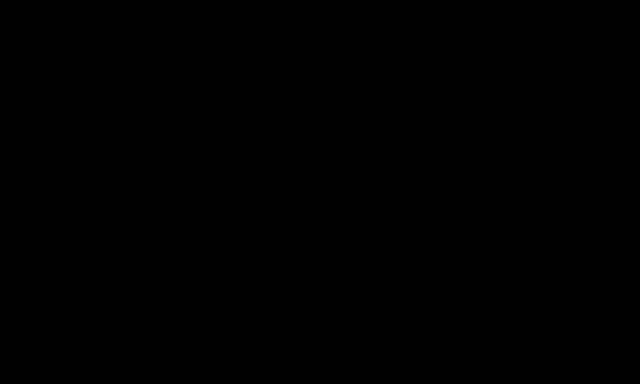
Frame 1 (no input)
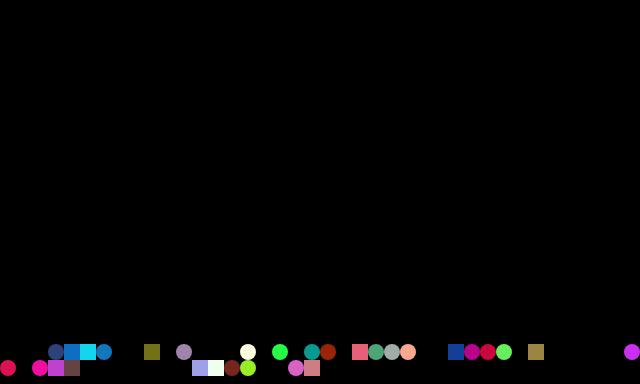
Frame 60 (no input)
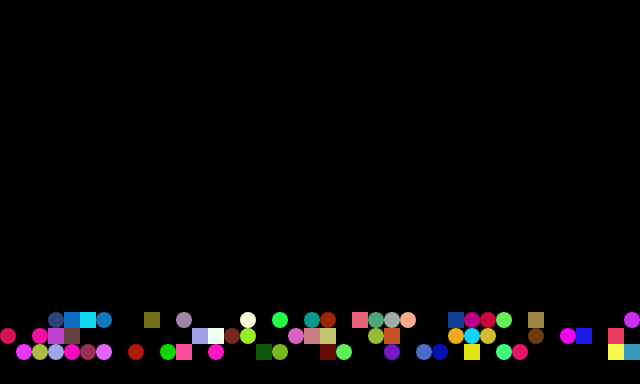
Frame 120 (the mouse pressed at the canvas centre since frame 60)

The p5.js sketch that drew these frames (run headless with seeded random() and noise() and a simulated clock; from frame 60 on, the mouse is pressed at the canvas centre):

// p5.js sketch
// ── sketch.js
// —
// 10Print - variazione 1 by lufaraci [10print, colorRandom]
// 2021 © Lucrezia Faraci, Daniele @Fupete and the course DS-2021 at DESIGN.unirsm 
// github.com/ds-2021-unirsm — github.com/lufaraci
// Educational purposes, MIT License, 2021, San Marino
// —
//
// —

let w = 16; 
let h = 16; 
let index = 0;

function setup() {
      createCanvas(640, 384);
      background('#000000');
      strokeWeight(0);
      noStroke(0);
      smooth();
}
function draw() {
let x1 = w*index; 
let x2 = x1 + w; 
let y1 = h*23; 
strokeWeight(4);
   

      if (random(3) < 1) {
        fill(random(255),random(255),random(255));
        circle(x1+8, y1, 16);
        //line(x1, y1, x1, y2);
      } else if (random(3) < 2) {
        fill(0);
        circle(x1+8, y1, 16);
        //line(x1, y1, x2, y2);
      }
      else {
        fill(random(255),random(255),random(255));
        rect(x1, y1-8, 16,16);
      }
      
index++;

if (index == width/w) {
   p = get(0, h, width, h*23); 
   background('#000000');
   
   set(0, 0, p);
index = 0;
} 
}
